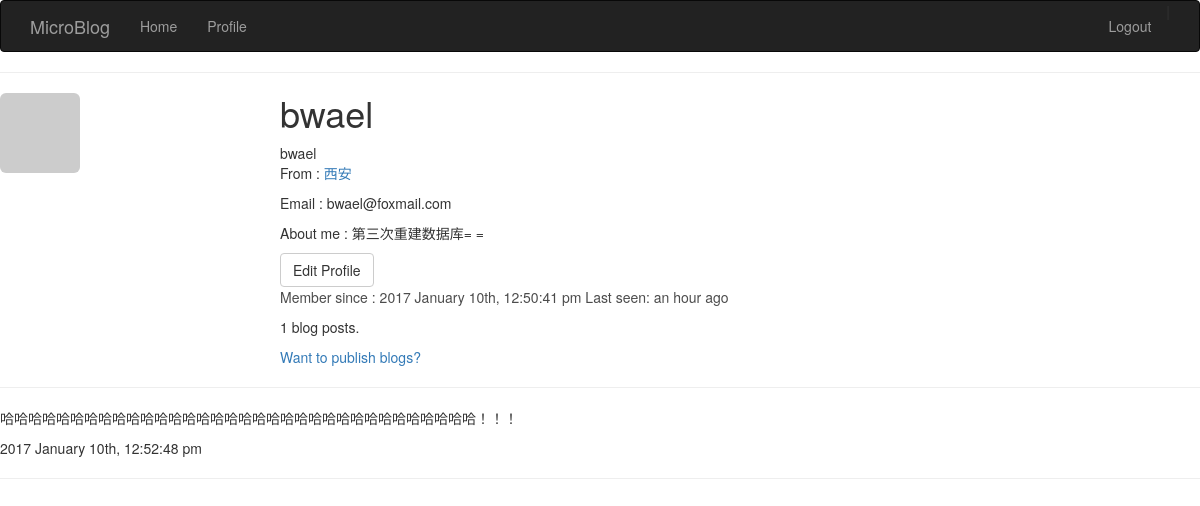
/user/1 (signed in), run on the app's committed database.
### app/models.py (models this page shows, shortened)
class User(db.Model):
    id = db.Column(db.Integer, primary_key = True)
    name = db.Column(db.String(64), index = True, unique = True)
    email = db.Column(db.String(120), index = True, unique = True)
    role_id = db.Column(db.Integer, db.ForeignKey('role.id'))
    password_hash = db.Column(db.String(128))
    posts = db.relationship('Post', backref = 'author', lazy = 'dynamic')
    location = db.Column(db.String(64))
    about_me = db.Column(db.String(140))
    member_since = db.Column(db.DateTime(), default=datetime.now)
    last_seen = db.Column(db.DateTime(), default=datetime.now)
    avatar_hash = db.Column(db.String(32))
    def gravatar(self, size=100, default='identicon', rating='g'):
        if request.is_secure:
            url = 'https://secure.gravatar.com/avatar'
        else:
            url = 'http://www.gravatar.com/avatar'
        hash = self.avatar_hash or hashlib.md5(
            self.email.encode('utf-8')).hexdigest()
        return '{url}/{hash}?s={size}&d={default}&r={rating}'.format(
            url=url, hash=hash, size=size, default=default, rating=rating)
    @property
    def password(self):
        raise AttributeError('password is not a readable attribute')

class Post(db.Model):
    id = db.Column(db.Integer, primary_key = True)
    body = db.Column(db.String(140))
    timestamp = db.Column(db.DateTime)
    user_id = db.Column(db.Integer, db.ForeignKey('user.id'))

### app/views.py (the view)
@app.route('/user/<int:user_id>',defaults = {'page':1}, methods = ['GET', 'POST'])
@app.route('/user/<int:user_id>/page/<int:page>', methods = ['GET', 'POST'])
@login_required
def users(user_id, page):
    user = User.query.filter(User.id == user_id).first()
    if not user:
        flash('The user is not exist!')
        return redirect(url_for('index'))
    if user_id != current_user.id:
        flash('Sorry, you can only view your profile!', 'error')
        return redirect(url_for('index'))
    pagination = Post.query.filter_by(
        user_id = current_user.id
        ).order_by(
        db.desc(Post.timestamp)
        ).paginate(page, PER_PAGE, False)
    blogs = user.posts.all()
    return render_template(
        'user.html',
        user = user,
        blogs = blogs)

### app/views.py (called while the page is built)
@lm.user_loader
def load_user(user_id):
    return User.query.get(int(user_id))

### app/templates/user.html (shortened to what this page needs)
{% extends "base.html" %}
{% block content %}
<div calss="page-header">
<img class="img-rounded profile-thumbnail" src="{{ user.gravatar(size=256) }}">
<div class="profile-header">
<h1>{{ user.name }}</h1>
{% if user.name or user.location %}
        <p>
            {% if user.name %}{{ user.name }}<br>{% endif %}
            {% if user.location %}
                From : <a href="https://maps.google.com/?q={{ user.location }}">{{ user.location }}</a><br>
            {% endif %}
        </p>
{% endif %}
<p>Email : {{ user.email }}</p>
<p>About me : {{ user.about_me }}</p>
{% if user == current_user %}
<a class="btn btn-default" href="{{ url_for('edit_profile',user_id = current_user.id) }}">
    Edit Profile
</a>
{% endif %}
<p style="color:#4c4c4c;">
Member since : {{ moment(user.member_since).format('YYYY MMMM Do, h:mm:ss a') }}
    Last seen: {{ moment(user.last_seen).fromNow() }}
</p>
<p>{{ user.posts.count() }} blog posts. </p>
<a href="{{ url_for('publish', user_id=user.id) }}">Want to publish blogs?</a>
</div>
<hr />
{% if blogs | length %}
    {% for blog in blogs %}
    <p>{{ blog.body }}</p>
    <p>{{ moment(blog.timestamp).format('YYYY MMMM Do, h:mm:ss a') }}</p>
    <hr />
    {% endfor %}
{% else %}
    <p style="color:blue;">the guy is so lazy.....</p>
{% endif %}
</div>
{% endblock %}

### app/static/styles.css (style rules this page uses)
.profile-thumbnail { position: absolute; }
.profile-header { min-height: 260px; margin-left: 280px; }

### data on the page
User: name "bwael", location "西安", email "bwael@foxmail.com", about_me "第三次重建数据库= =", member_since "2017 January 10th, 12:50:41 pm", last_seen "an hour ago"
Post: body "哈哈哈哈哈哈哈哈哈哈哈哈哈哈哈哈哈哈哈哈哈哈哈哈哈哈哈哈哈哈哈哈哈哈！！！", timestamp "2017 January 10th, 12:52:48 pm"

### other printed values
{{ user.posts.count() }} "1"
